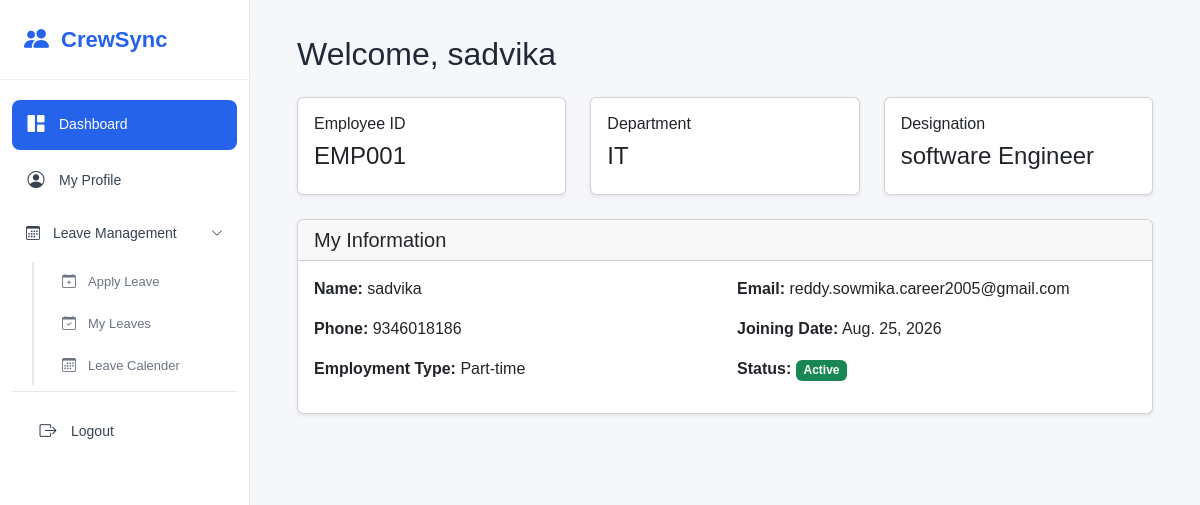
Screenshot of /employee/dashboard/ (signed in) with the database file from the repository.
### hr/models.py (models this page shows, shortened)
class Employee(models.Model):
    EMPLOYMENT_TYPES = [
        ("Permanent", "Permanent"), #("database_value", "display_value")
        ("Contract", "Contract"),
        ("Part-time", "Part-time"),
        ("Intern", "Intern"),]
    user = models.OneToOneField(User,on_delete=models.CASCADE,null=True,blank=True) # for one user have one employee
    employee_id = models.CharField(max_length=20,unique=True)
    name = models.CharField(max_length=100)
    email = models.EmailField(unique=True)
    phone = models.CharField(max_length=15)
    department = models.ForeignKey(Department,on_delete=models.PROTECT) # we cannot delete any employees present in this dept
    designation = models.ForeignKey(Designation,on_delete=models.PROTECT)# we cannot delete any employees present in this design
    joining_date = models.DateField()
    employment_type = models.CharField(max_length=20,choices=EMPLOYMENT_TYPES)
    salary = models.DecimalField(max_digits=10,decimal_places=2)
    address = models.TextField()
    status = models.BooleanField(default=True)

class Department(models.Model):
    name = models.CharField(max_length=100, unique=True)

class Designation(models.Model):
    name = models.CharField(max_length=100, unique=True)

### employee/views.py (the view)
# urls.py: path("dashboard/",views.employee_dashboard,name="employee_dashboard"),
@login_required
def employee_dashboard(request):
   employee = request.user.employee
   return render(request,"employee_dashboard.html",{
           "employee": employee,"is_employee": True,})

### templates/employee_dashboard.html
{% extends "base.html" %}
{% block content %}
<div class="container-fluid">
    <h2 class="mb-4">
        Welcome, {{ employee.name }}
    </h2>
    <div class="row">
        <div class="col-md-4">
            <div class="card shadow-sm mb-4">
                <div class="card-body">
                    <h6>Employee ID</h6>
                    <h4>
                        {{ employee.employee_id }}
                    </h4>
                </div>
            </div>
        </div>
        <div class="col-md-4">
            <div class="card shadow-sm mb-4">
                <div class="card-body">
                    <h6>Department</h6>
                    <h4>
                        {{ employee.department.name }}
                    </h4>
                </div>
            </div>
        </div>
        <div class="col-md-4">
            <div class="card shadow-sm mb-4">
                <div class="card-body">
                    <h6>Designation</h6>
                    <h4>
                        {{ employee.designation.name }}
                    </h4>
                </div>
            </div>
        </div>
    </div>
    <div class="card shadow-sm">
        <div class="card-header">
            <h5 class="mb-0">
                My Information
            </h5>
        </div>
        <div class="card-body">
            <div class="row">
                <div class="col-md-6 mb-3">
                    <strong>Name:</strong>
                    {{ employee.name }}
                </div>
                <div class="col-md-6 mb-3">
                    <strong>Email:</strong>
                    {{ employee.email }}
                </div>
                <div class="col-md-6 mb-3">
                    <strong>Phone:</strong>
                    {{ employee.phone }}
                </div>
                <div class="col-md-6 mb-3">
                    <strong>Joining Date:</strong>
                    {{ employee.joining_date }}
                </div>
                <div class="col-md-6 mb-3">
                    <strong>Employment Type:</strong>
                    {{ employee.employment_type }}
                </div>
                <div class="col-md-6 mb-3">
                    <strong>Status:</strong>
                    {% if employee.status %}
                        <span class="badge bg-success">
                            Active
                        </span>
                    {% else %}
                        <span class="badge bg-danger">
                            Inactive
                        </span>
                    {% endif %}
                </div>
            </div>
        </div>
    </div>
</div>
{% endblock %}

### static/css/sidebar.css (style rules this page uses)
* { margin: 0; padding: 0; box-sizing: border-box; }
body { font-family: Arial, sans-serif; background-color: #f5f7fb; color: #1f2937; }

### rows the page displays
Employee: name "sadvika", employee_id "EMP001", department.name "IT", designation.name "software Engineer", email "reddy.sowmika.career2005@gmail.com", phone "9346018186", joining_date "Aug. 25, 2026", employment_type "Part-time"
